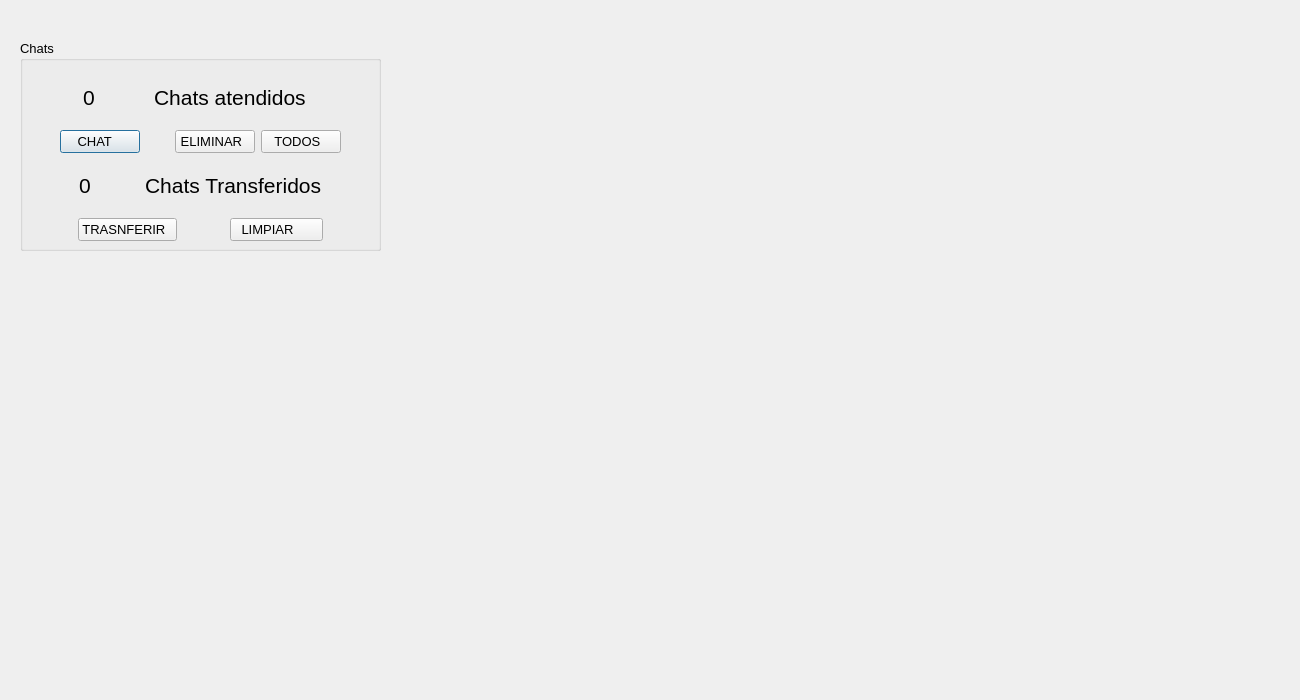
<?xml version="1.0" encoding="UTF-8"?>
<ui version="4.0">
 <class>Dialog</class>
 <widget class="QDialog" name="Dialog">
  <property name="geometry">
   <rect>
    <x>0</x>
    <y>0</y>
    <width>1300</width>
    <height>700</height>
   </rect>
  </property>
  <property name="windowTitle">
   <string>Dialog</string>
  </property>
  <widget class="QGroupBox" name="groupBox">
   <property name="geometry">
    <rect>
     <x>20</x>
     <y>40</y>
     <width>361</width>
     <height>211</height>
    </rect>
   </property>
   <property name="font">
    <font>
     <pointsize>10</pointsize>
    </font>
   </property>
   <property name="title">
    <string>Chats</string>
   </property>
   <widget class="QWidget" name="layoutWidget">
    <property name="geometry">
     <rect>
      <x>10</x>
      <y>30</y>
      <width>341</width>
      <height>171</height>
     </rect>
    </property>
    <layout class="QGridLayout" name="gridLayout">
     <item row="1" column="0">
      <layout class="QHBoxLayout" name="horizontalLayout">
       <item>
        <spacer name="horizontalSpacer_13">
         <property name="orientation">
          <enum>Qt::Horizontal</enum>
         </property>
         <property name="sizeHint" stdset="0">
          <size>
           <width>40</width>
           <height>20</height>
          </size>
         </property>
        </spacer>
       </item>
       <item>
        <widget class="QPushButton" name="add_chats">
         <property name="font">
          <font>
           <pointsize>10</pointsize>
          </font>
         </property>
         <property name="text">
          <string>CHAT   </string>
         </property>
         <property name="icon">
          <iconset resource="../../images.qrc">
           <normaloff>:/images/images/icons/plus.png</normaloff>:/images/images/icons/plus.png</iconset>
         </property>
         <property name="iconSize">
          <size>
           <width>35</width>
           <height>35</height>
          </size>
         </property>
        </widget>
       </item>
       <item>
        <spacer name="horizontalSpacer">
         <property name="orientation">
          <enum>Qt::Horizontal</enum>
         </property>
         <property name="sizeHint" stdset="0">
          <size>
           <width>40</width>
           <height>20</height>
          </size>
         </property>
        </spacer>
       </item>
       <item>
        <widget class="QPushButton" name="clear_chats">
         <property name="text">
          <string>ELIMINAR  </string>
         </property>
         <property name="icon">
          <iconset resource="../../images.qrc">
           <normaloff>:/images/images/icons/minus.png</normaloff>:/images/images/icons/minus.png</iconset>
         </property>
         <property name="iconSize">
          <size>
           <width>35</width>
           <height>35</height>
          </size>
         </property>
        </widget>
       </item>
       <item>
        <widget class="QPushButton" name="clear_chats_all">
         <property name="text">
          <string>TODOS  </string>
         </property>
         <property name="icon">
          <iconset resource="../../images.qrc">
           <normaloff>:/images/images/icons/delete.png</normaloff>:/images/images/icons/delete.png</iconset>
         </property>
         <property name="iconSize">
          <size>
           <width>35</width>
           <height>35</height>
          </size>
         </property>
        </widget>
       </item>
       <item>
        <spacer name="horizontalSpacer_8">
         <property name="orientation">
          <enum>Qt::Horizontal</enum>
         </property>
         <property name="sizeHint" stdset="0">
          <size>
           <width>40</width>
           <height>20</height>
          </size>
         </property>
        </spacer>
       </item>
      </layout>
     </item>
     <item row="0" column="0">
      <layout class="QHBoxLayout" name="horizontalLayout_2">
       <item>
        <spacer name="horizontalSpacer_4">
         <property name="orientation">
          <enum>Qt::Horizontal</enum>
         </property>
         <property name="sizeHint" stdset="0">
          <size>
           <width>40</width>
           <height>20</height>
          </size>
         </property>
        </spacer>
       </item>
       <item>
        <widget class="QLabel" name="chats">
         <property name="font">
          <font>
           <pointsize>16</pointsize>
          </font>
         </property>
         <property name="text">
          <string>0</string>
         </property>
        </widget>
       </item>
       <item>
        <spacer name="horizontalSpacer_3">
         <property name="orientation">
          <enum>Qt::Horizontal</enum>
         </property>
         <property name="sizeHint" stdset="0">
          <size>
           <width>40</width>
           <height>20</height>
          </size>
         </property>
        </spacer>
       </item>
       <item>
        <widget class="QLabel" name="label_2">
         <property name="font">
          <font>
           <pointsize>16</pointsize>
          </font>
         </property>
         <property name="text">
          <string>Chats atendidos  </string>
         </property>
        </widget>
       </item>
       <item>
        <spacer name="horizontalSpacer_2">
         <property name="orientation">
          <enum>Qt::Horizontal</enum>
         </property>
         <property name="sizeHint" stdset="0">
          <size>
           <width>40</width>
           <height>20</height>
          </size>
         </property>
        </spacer>
       </item>
      </layout>
     </item>
     <item row="2" column="0">
      <layout class="QHBoxLayout" name="horizontalLayout_3">
       <item>
        <spacer name="horizontalSpacer_5">
         <property name="orientation">
          <enum>Qt::Horizontal</enum>
         </property>
         <property name="sizeHint" stdset="0">
          <size>
           <width>40</width>
           <height>20</height>
          </size>
         </property>
        </spacer>
       </item>
       <item>
        <widget class="QLabel" name="chats_tranfers">
         <property name="font">
          <font>
           <pointsize>16</pointsize>
          </font>
         </property>
         <property name="text">
          <string>0</string>
         </property>
        </widget>
       </item>
       <item>
        <spacer name="horizontalSpacer_6">
         <property name="orientation">
          <enum>Qt::Horizontal</enum>
         </property>
         <property name="sizeHint" stdset="0">
          <size>
           <width>40</width>
           <height>20</height>
          </size>
         </property>
        </spacer>
       </item>
       <item>
        <widget class="QLabel" name="label_3">
         <property name="font">
          <font>
           <pointsize>16</pointsize>
          </font>
         </property>
         <property name="text">
          <string>Chats Transferidos</string>
         </property>
        </widget>
       </item>
       <item>
        <spacer name="horizontalSpacer_7">
         <property name="orientation">
          <enum>Qt::Horizontal</enum>
         </property>
         <property name="sizeHint" stdset="0">
          <size>
           <width>40</width>
           <height>20</height>
          </size>
         </property>
        </spacer>
       </item>
      </layout>
     </item>
     <item row="3" column="0">
      <layout class="QHBoxLayout" name="horizontalLayout_4">
       <item>
        <spacer name="horizontalSpacer_12">
         <property name="orientation">
          <enum>Qt::Horizontal</enum>
         </property>
         <property name="sizeHint" stdset="0">
          <size>
           <width>40</width>
           <height>20</height>
          </size>
         </property>
        </spacer>
       </item>
       <item>
        <widget class="QPushButton" name="transfers_chats">
         <property name="text">
          <string>TRASNFERIR  </string>
         </property>
         <property name="icon">
          <iconset resource="../../images.qrc">
           <normaloff>:/images/images/icons/refresh.png</normaloff>:/images/images/icons/refresh.png</iconset>
         </property>
         <property name="iconSize">
          <size>
           <width>35</width>
           <height>35</height>
          </size>
         </property>
        </widget>
       </item>
       <item>
        <spacer name="horizontalSpacer_9">
         <property name="orientation">
          <enum>Qt::Horizontal</enum>
         </property>
         <property name="sizeHint" stdset="0">
          <size>
           <width>40</width>
           <height>20</height>
          </size>
         </property>
        </spacer>
       </item>
       <item>
        <widget class="QPushButton" name="clear_transfers_chats">
         <property name="text">
          <string>  LIMPIAR       </string>
         </property>
         <property name="icon">
          <iconset resource="../../images.qrc">
           <normaloff>:/images/images/icons/delete.png</normaloff>:/images/images/icons/delete.png</iconset>
         </property>
         <property name="iconSize">
          <size>
           <width>35</width>
           <height>35</height>
          </size>
         </property>
        </widget>
       </item>
       <item>
        <spacer name="horizontalSpacer_10">
         <property name="orientation">
          <enum>Qt::Horizontal</enum>
         </property>
         <property name="sizeHint" stdset="0">
          <size>
           <width>40</width>
           <height>20</height>
          </size>
         </property>
        </spacer>
       </item>
      </layout>
     </item>
    </layout>
   </widget>
  </widget>
 </widget>
 <resources>
  <include location="../../images.qrc"/>
 </resources>
 <connections/>
</ui>
